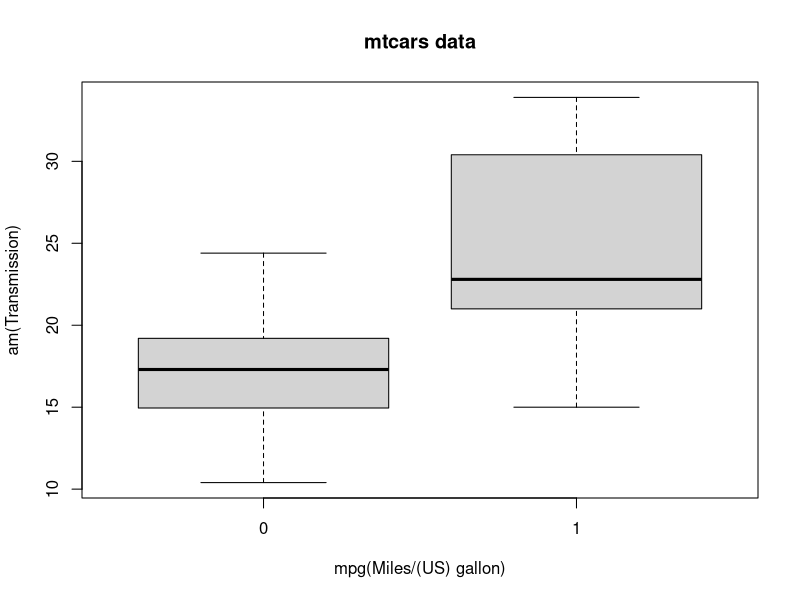

Write the R code that produced this figure. (Note: this script raises an error after producing the figure.)
## ---- chunk 1
knitr::opts_chunk$set(echo = TRUE)
## ---- chunk 2
#libraries
library(datasets);library(ggplot2);require(stats); require(graphics)
data(mtcars)
## ---- chunk 3
?mtcars
summary(mtcars)
## ---- chunk 4
boxplot(mtcars$mpg~mtcars$am,main="mtcars data",xlab="mpg(Miles/(US) gallon)",ylab="am(Transmission)")
## ---- chunk 5
shapiro.test(mtcars$mpg)
## ---- chunk 6
t.test(mtcars$mpg~mtcars$am, paired = FALSE, var.equal = FALSE)
## ---- chunk 7
fit<-glm(am~mpg,data=mtcars, family ="binomial")
summary(fit)
exp(fit$coefficients)
## ---- chunk 8
fit_1<-lm(formula = mpg ~ wt + qsec + am, data = mtcars)
summary(fit_1)$coef
summary(fit_1)$r.squared
## ---- chunk 9
library(GGally)
options(repr.plot.width = 30, repr.plot.height = 30)
ggpairs(mtcars,  title = "Scatter and correlation matrix",upper = list(continuous = wrap("cor",size = 3)), 
    lower = list(continuous = wrap("smooth")))
## ---- chunk 10
qqnorm(mtcars$mpg)
qqline(mtcars$mpg,col=2)
## ---- chunk 11
step(lm(mpg~.,data=mtcars),direction = "both",trace=0)
## ---- chunk 12
par(mfrow = c(2, 2))
plot(fit)
## ---- chunk 13
par(mfrow = c(2, 2))
plot(fit_1)
